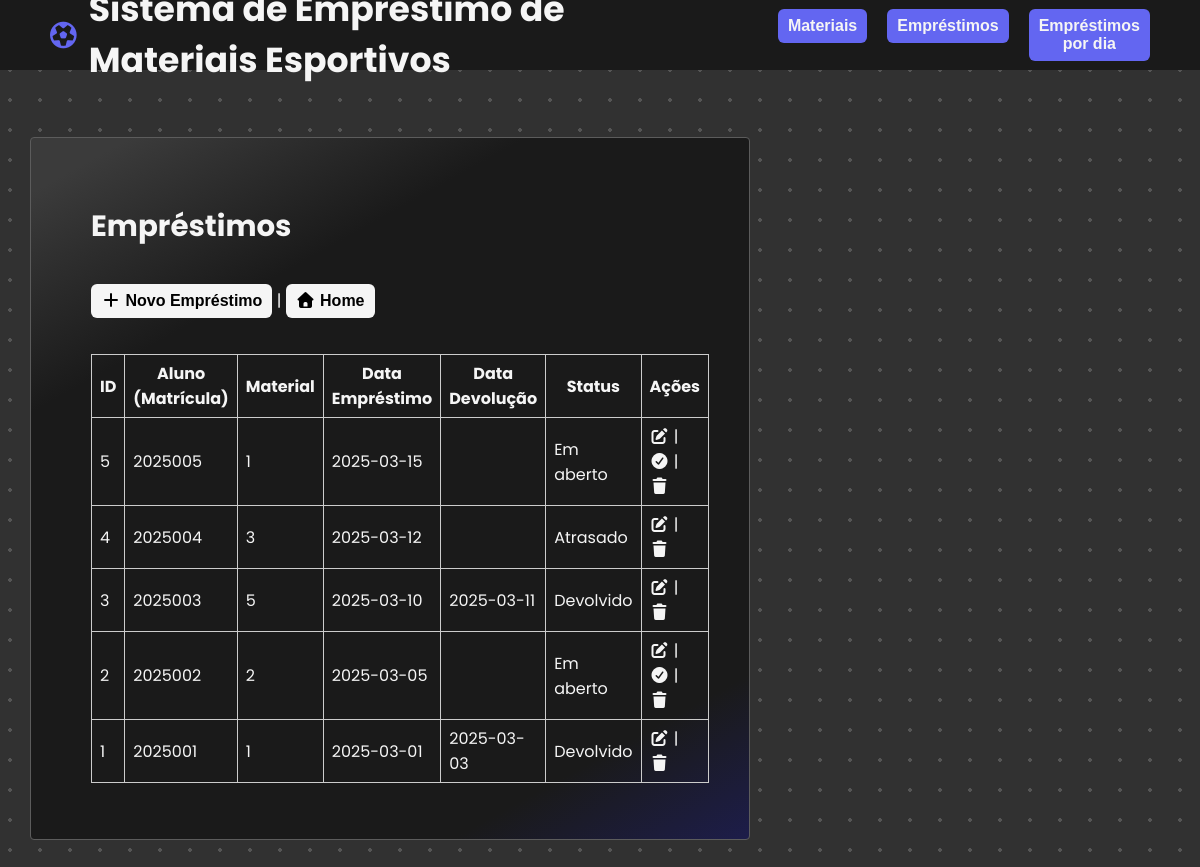
The app's page /public/index.php?entidade=emprestimo&acao=listar, older data.
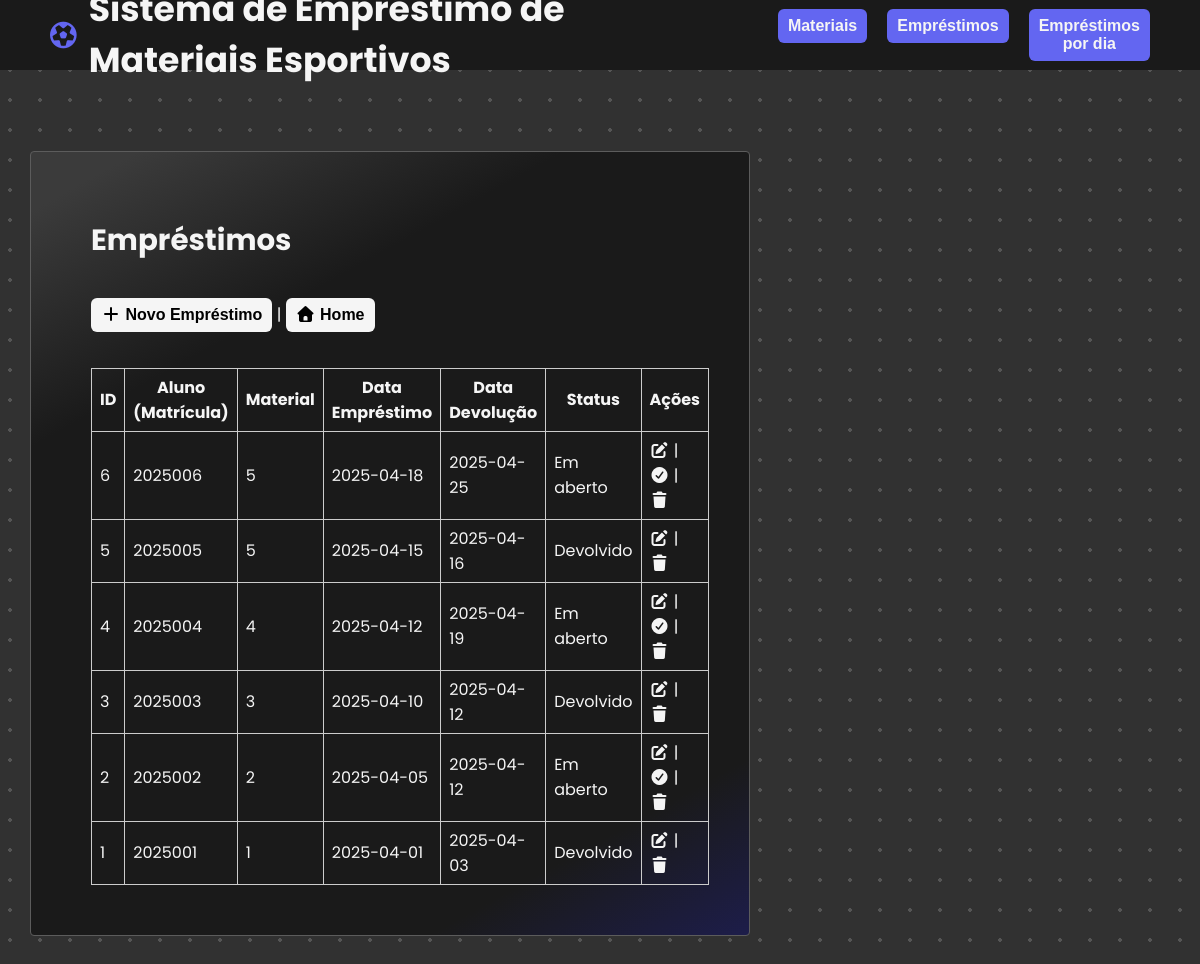
The same page, newer data.
### tables this page shows
CREATE TABLE Emprestimo (
  id_emprestimo INT PRIMARY KEY AUTO_INCREMENT,
  id_aluno VARCHAR(20),
  id_material INT,
  data_emprestimo DATE,
  data_devolucao DATE,
  status VARCHAR(20),
  FOREIGN KEY (id_aluno) REFERENCES Aluno(matricula),
  FOREIGN KEY (id_material) REFERENCES Material(id_material)
);

### config/db.php (called while the page is built, shortened)
<?php
function getPDO() {
  $host = '127.0.0.1';
  $db   = 'reservamateriais';
  $user = 'root';
  $pass = '';
  $dsn  = "mysql:host=$host;dbname=$db;charset=utf8";
  try {
    $pdo = new PDO($dsn, $user, $pass);
    $pdo->setAttribute(PDO::ATTR_ERRMODE, PDO::ERRMODE_EXCEPTION);
    $pdo->setAttribute(PDO::ATTR_DEFAULT_FETCH_MODE, PDO::FETCH_ASSOC);
    return $pdo;
  } catch (PDOException $e) {
    die('Erro de conexão: ' . $e->getMessage());
  }
}
function h($s) {
  return htmlspecialchars($s ?? '', ENT_QUOTES, 'UTF-8');
}

### src/dao/emprestimoDAO.php (called while the page is built, shortened)
<?php
require_once __DIR__ . '/../../config/db.php';
class EmprestimoDAO {
  private $pdo;
  public function __construct() { $this->pdo = getPDO(); }
  public function listarTodos() {
    $stmt = $this->pdo->query("SELECT id_emprestimo, id_aluno, id_material, data_emprestimo, data_devolucao, status
                                FROM Emprestimo
                                ORDER BY data_emprestimo DESC, data_devolucao ASC");
    return $stmt->fetchAll();
  }
}

### src/controller/emprestimo_listar.php (the view, shortened to what this page needs)
<!DOCTYPE html>
<html lang="en">
<head>
    <link rel="stylesheet" href="assets/style.css">
    <link rel="stylesheet" href="https://cdnjs.cloudflare.com/ajax/libs/font-awesome/7.0.1/css/all.min.css"
 />
</head>
<body>
    <header>
        <div>
            <i class="fa-regular fa-futbol"></i>
            <h1>Sistema de Empréstimo de Materiais Esportivos</h1>
        </div>
        <div>
            <a href="?entidade=material&acao=listar"><button type="button">Materiais</button></a>
            <a href="?entidade=emprestimo&acao=listar"><button type="button">Empréstimos</button></a>
            <a href="?entidade=emprestimo&acao=por_dia"><button type="button">Empréstimos por dia</button></a>
        </div>
    </header>
    <section id="corpo">
        <main><?php
        require_once __DIR__ . '/../dao/EmprestimoDAO.php';
        $dao = new EmprestimoDAO();
        $rows = $dao->listarTodos();
        echo '<h2>Empréstimos</h2>';
        echo '<p><a href="?entidade=emprestimo&acao=criar"><button type="button" class="opt"> <i class="fa-solid fa-plus"></i> Novo Empréstimo</button></a> | <a href="/reserva-materiais/public/index.php"><button type="button" class="opt"> <i class="fa-solid fa-house"></i> Home</button></a></p>';
        echo '<table>';
        echo '<tr>
        <th>ID</th>
        <th>Aluno (Matrícula)</th>
        <th>Material</th>
        <th>Data Empréstimo</th>
        <th>Data Devolução</th>
        <th>Status</th>
        <th>Ações</th>
        </tr>';
        foreach ($rows as $r) {
            echo '<tr>';
            echo '<td>' . h($r["id_emprestimo"]) . '</td>';
            echo '<td>' . h($r["id_aluno"]) . '</td>';
            echo '<td>' . h($r["id_material"]) . '</td>';
            echo '<td>' . h($r["data_emprestimo"]) . '</td>';
            echo '<td>' . h($r["data_devolucao"]) . '</td>';
            $status_display = $r["status"];
            if ($status_display === 'finalizado' || $status_display === 'Devolvido') {
                $status_display = 'Devolvido';
            } elseif ($status_display === 'ativo' || $status_display === 'Em aberto') {
                $status_display = 'Em aberto';
            }
            echo '<td>' . h($status_display) . '</td>';
            echo '<td>';
            echo '<a href="?entidade=emprestimo&acao=editar&id=' . urlencode($r["id_emprestimo"]) . '"><i class="fa-solid fa-pen-to-square"></i></a> | ';
            if ($r["status"] === 'ativo' || $r["status"] === 'Em aberto') {
                echo '<a href="?entidade=emprestimo&acao=finalizar&id=' . urlencode($r["id_emprestimo"]) . '" onclick="return confirm(\'Finalizar este empréstimo?\')"><i class="fa-solid fa-circle-check"></i></a> | ';
            }
            echo '<a href="?entidade=emprestimo&acao=excluir&id=' . urlencode($r["id_emprestimo"]) . '" onclick="return confirm(\'Excluir?\')"><i class="fa-solid fa-trash"></i></a>';
            echo '</td>';
            echo '</tr>';
        }
        echo '</table>';
        ?></main>
    </section>
</body>
</html>

Row changes from the older to the newer data that the page shows:
added emprestimo: id_emprestimo "6", id_aluno "2025006", id_material "5", data_emprestimo "2025-04-18", data_devolucao "2025-04-25", status "Em aberto"
changed emprestimo id 5: id_material "1" → "5"; data_emprestimo "2025-03-15" → "2025-04-15"; data_devolucao (not shown) → "2025-04-16"; status "Em aberto" → "Devolvido"; no longer shows "|"
changed emprestimo id 4: id_material "3" → "4"; data_emprestimo "2025-03-12" → "2025-04-12"; data_devolucao (not shown) → "2025-04-19"; status "Atrasado" → "Em aberto"
changed emprestimo id 3: id_material "5" → "3"; data_emprestimo "2025-03-10" → "2025-04-10"; data_devolucao "2025-03-11" → "2025-04-12"
changed emprestimo id 2: data_emprestimo "2025-03-05" → "2025-04-05"; data_devolucao (not shown) → "2025-04-12"
changed emprestimo id 1: data_emprestimo "2025-03-01" → "2025-04-01"; data_devolucao "2025-03-03" → "2025-04-03"
